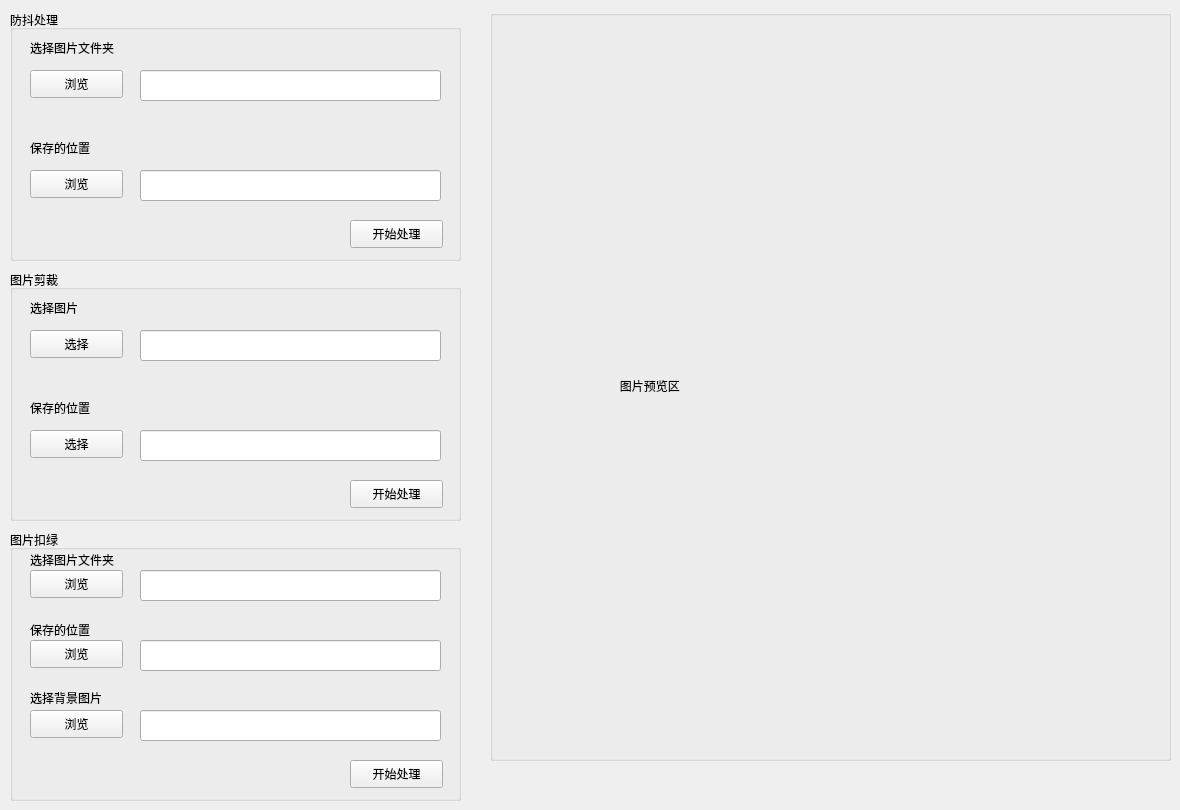
    <widget class="QWidget" name="tab_5">
     <attribute name="title">
      <string>图像处理②</string>
     </attribute>
     <widget class="QGroupBox" name="groupBox_2">
      <property name="geometry">
       <rect>
        <x>490</x>
        <y>10</y>
        <width>681</width>
        <height>751</height>
       </rect>
      </property>
      <property name="title">
       <string/>
      </property>
      <widget class="QLabel" name="label_22">
       <property name="geometry">
        <rect>
         <x>0</x>
         <y>0</y>
         <width>681</width>
         <height>751</height>
        </rect>
       </property>
       <property name="text">
        <string>                                       图片预览区</string>
       </property>
      </widget>
     </widget>
     <widget class="QGroupBox" name="groupBox_4">
      <property name="geometry">
       <rect>
        <x>10</x>
        <y>530</y>
        <width>451</width>
        <height>271</height>
       </rect>
      </property>
      <property name="title">
       <string>图片扣绿</string>
      </property>
      <widget class="QPushButton" name="SelectPhoto_3">
       <property name="geometry">
        <rect>
         <x>20</x>
         <y>40</y>
         <width>93</width>
         <height>28</height>
        </rect>
       </property>
       <property name="text">
        <string>浏览</string>
       </property>
      </widget>
      <widget class="QLineEdit" name="lineEdit_17">
       <property name="geometry">
        <rect>
         <x>130</x>
         <y>40</y>
         <width>301</width>
         <height>31</height>
        </rect>
       </property>
       <property name="cursor">
        <cursorShape>ArrowCursor</cursorShape>
       </property>
       <property name="focusPolicy">
        <enum>Qt::NoFocus</enum>
       </property>
      </widget>
      <widget class="QLabel" name="label_20">
       <property name="geometry">
        <rect>
         <x>20</x>
         <y>20</y>
         <width>111</width>
         <height>20</height>
        </rect>
       </property>
       <property name="text">
        <string>选择图片文件夹</string>
       </property>
      </widget>
      <widget class="QPushButton" name="ConfirmBtn_5">
       <property name="geometry">
        <rect>
         <x>340</x>
         <y>230</y>
         <width>93</width>
         <height>28</height>
        </rect>
       </property>
       <property name="text">
        <string>开始处理</string>
       </property>
      </widget>
      <widget class="QLabel" name="label_34">
       <property name="geometry">
        <rect>
         <x>20</x>
         <y>90</y>
         <width>81</width>
         <height>20</height>
        </rect>
       </property>
       <property name="text">
        <string>保存的位置</string>
       </property>
      </widget>
      <widget class="QPushButton" name="SelectSaveAdressBtn_6">
       <property name="geometry">
        <rect>
         <x>20</x>
         <y>110</y>
         <width>93</width>
         <height>28</height>
        </rect>
       </property>
       <property name="text">
        <string>浏览</string>
       </property>
      </widget>
      <widget class="QLineEdit" name="lineEdit_28">
       <property name="geometry">
        <rect>
         <x>130</x>
         <y>110</y>
         <width>301</width>
         <height>31</height>
        </rect>
       </property>
       <property name="cursor">
        <cursorShape>ArrowCursor</cursorShape>
       </property>
       <property name="focusPolicy">
        <enum>Qt::NoFocus</enum>
       </property>
      </widget>
      <widget class="QLabel" name="label_21">
       <property name="geometry">
        <rect>
         <x>20</x>
         <y>160</y>
         <width>111</width>
         <height>16</height>
        </rect>
       </property>
       <property name="text">
        <string>选择背景图片</string>
       </property>
      </widget>
      <widget class="QPushButton" name="SelectPhoto_4">
       <property name="geometry">
        <rect>
         <x>20</x>
         <y>180</y>
         <width>93</width>
         <height>28</height>
        </rect>
       </property>
       <property name="text">
        <string>浏览</string>
       </property>
      </widget>
      <widget class="QLineEdit" name="lineEdit_18">
       <property name="geometry">
        <rect>
         <x>130</x>
         <y>180</y>
         <width>301</width>
         <height>31</height>
        </rect>
       </property>
       <property name="cursor">
        <cursorShape>ArrowCursor</cursorShape>
       </property>
       <property name="focusPolicy">
        <enum>Qt::NoFocus</enum>
       </property>
      </widget>
     </widget>
     <widget class="QGroupBox" name="groupBox_5">
      <property name="geometry">
       <rect>
        <x>10</x>
        <y>10</y>
        <width>451</width>
        <height>251</height>
       </rect>
      </property>
      <property name="title">
       <string>防抖处理</string>
      </property>
      <widget class="QLabel" name="label_30">
       <property name="geometry">
        <rect>
         <x>20</x>
         <y>30</y>
         <width>141</width>
         <height>16</height>
        </rect>
       </property>
       <property name="text">
        <string>选择图片文件夹</string>
       </property>
      </widget>
      <widget class="QPushButton" name="SelectFileBtn_5">
       <property name="geometry">
        <rect>
         <x>20</x>
         <y>60</y>
         <width>93</width>
         <height>28</height>
        </rect>
       </property>
       <property name="text">
        <string>浏览</string>
       </property>
      </widget>
      <widget class="QLineEdit" name="lineEdit_24">
       <property name="geometry">
        <rect>
         <x>130</x>
         <y>60</y>
         <width>301</width>
         <height>31</height>
        </rect>
       </property>
       <property name="cursor">
        <cursorShape>ArrowCursor</cursorShape>
       </property>
       <property name="focusPolicy">
        <enum>Qt::NoFocus</enum>
       </property>
      </widget>
      <widget class="QLabel" name="label_31">
       <property name="geometry">
        <rect>
         <x>20</x>
         <y>130</y>
         <width>81</width>
         <height>16</height>
        </rect>
       </property>
       <property name="text">
        <string>保存的位置</string>
       </property>
      </widget>
      <widget class="QPushButton" name="SelectSaveAdressBtn_4">
       <property name="geometry">
        <rect>
         <x>20</x>
         <y>160</y>
         <width>93</width>
         <height>28</height>
        </rect>
       </property>
       <property name="text">
        <string>浏览</string>
       </property>
      </widget>
      <widget class="QLineEdit" name="lineEdit_25">
       <property name="geometry">
        <rect>
         <x>130</x>
         <y>160</y>
         <width>301</width>
         <height>31</height>
        </rect>
       </property>
       <property name="cursor">
        <cursorShape>ArrowCursor</cursorShape>
       </property>
       <property name="focusPolicy">
        <enum>Qt::NoFocus</enum>
       </property>
      </widget>
      <widget class="QPushButton" name="ConfirmBtn_9">
       <property name="geometry">
        <rect>
         <x>340</x>
         <y>210</y>
         <width>93</width>
         <height>28</height>
        </rect>
       </property>
       <property name="text">
        <string>开始处理</string>
       </property>
      </widget>
     </widget>
     <widget class="QGroupBox" name="groupBox_6">
      <property name="geometry">
       <rect>
        <x>10</x>
        <y>270</y>
        <width>451</width>
        <height>251</height>
       </rect>
      </property>
      <property name="title">
       <string>图片剪裁</string>
      </property>
      <widget class="QLabel" name="label_32">
       <property name="geometry">
        <rect>
         <x>20</x>
         <y>30</y>
         <width>72</width>
         <height>15</height>
        </rect>
       </property>
       <property name="text">
        <string>选择图片</string>
       </property>
      </widget>
      <widget class="QPushButton" name="SelectPhoto_6">
       <property name="geometry">
        <rect>
         <x>20</x>
         <y>60</y>
         <width>93</width>
         <height>28</height>
        </rect>
       </property>
       <property name="text">
        <string>选择</string>
       </property>
      </widget>
      <widget class="QLineEdit" name="lineEdit_26">
       <property name="geometry">
        <rect>
         <x>130</x>
         <y>60</y>
         <width>301</width>
         <height>31</height>
        </rect>
       </property>
       <property name="cursor">
        <cursorShape>ArrowCursor</cursorShape>
       </property>
       <property name="focusPolicy">
        <enum>Qt::NoFocus</enum>
       </property>
      </widget>
      <widget class="QLabel" name="label_33">
       <property name="geometry">
        <rect>
         <x>20</x>
         <y>130</y>
         <width>81</width>
         <height>16</height>
        </rect>
       </property>
       <property name="text">
        <string>保存的位置</string>
       </property>
      </widget>
      <widget class="QPushButton" name="SelectSaveAdressBtn_5">
       <property name="geometry">
        <rect>
         <x>20</x>
         <y>160</y>
         <width>93</width>
         <height>28</height>
        </rect>
       </property>
       <property name="text">
        <string>选择</string>
       </property>
      </widget>
      <widget class="QLineEdit" name="lineEdit_27">
       <property name="geometry">
        <rect>
         <x>130</x>
         <y>160</y>
         <width>301</width>
         <height>31</height>
        </rect>
       </property>
       <property name="cursor">
        <cursorShape>ArrowCursor</cursorShape>
       </property>
       <property name="focusPolicy">
        <enum>Qt::NoFocus</enum>
       </property>
      </widget>
      <widget class="QPushButton" name="ConfirmBtn_10">
       <property name="geometry">
        <rect>
         <x>340</x>
         <y>210</y>
         <width>93</width>
         <height>28</height>
        </rect>
       </property>
       <property name="text">
        <string>开始处理</string>
       </property>
      </widget>
     </widget>
    </widget>
